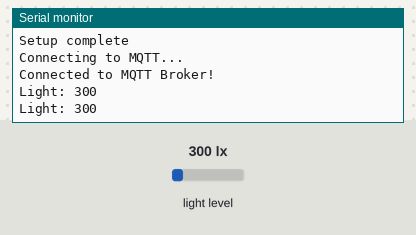
Simulated run of this sketch. Board: Arduino MKR. On the bench: the last lines printed to the serial monitor. The test bench sets the inputs (shaded band); at power-on: light level 300 lx. WiFi joins after 1.5 s; servers stay silent unless stated; random numbers use the default seed unless the sketch sets one; no MQTT or app messages arrive unless stated; not simulated (calls return 0 or success): secrets.h.

Above: at 3.7 s.
3.8 s: light level set to 23 lx
At 5.1 s:
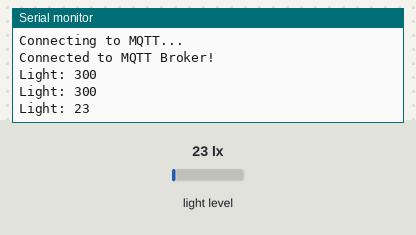
5.3 s: light level set to 18 lx
At 6.4 s:
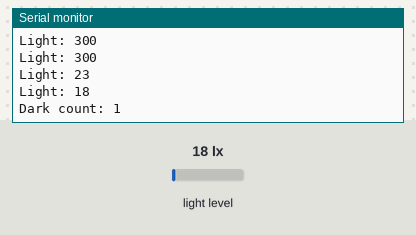
Timing chart, 0 to 8.3 s (numbered marks = the images above; inputs shaded):
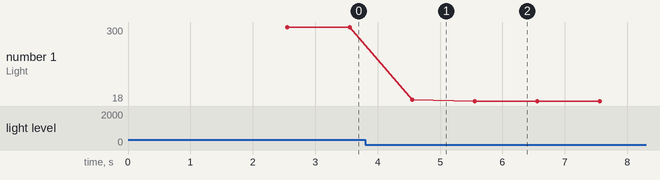

Measured:
- the behaviour switches between 21 and 20 lx on light level (found by bisection; images 1 and 2)
- after the input at 3.8 s, the serial monitor: prints a new line after 0.75 s (image 1)
- after the input at 5.3 s, the serial monitor: prints a new line after 0.25 s (image 2)
- plotted number 1: 300 → 23 after the input at 3.8 s, 23 → 18 after the input at 5.3 s

The sketch:

light_sensor_submission.ino
```cpp
#include <SPI.h>
#include <BH1750FVI.h>
#include <WiFiNINA.h>
#include <PubSubClient.h>
#include <WiFiSSLClient.h>
#include "secrets.h"

// MQTT Broker Credentials
#define MQTT_SERVER "bzdeakinsit210-68wmdo.a03.euc1.aws.hivemq.cloud"
#define MQTT_PORT 8883
#define MQTT_USER "hivemq.webclient.1742692564802"
#define MQTT_PASSWORD "$i7!:h0zrWyFwV3.P1JB"
#define MQTT_TOPIC "sensor/lighting"

// Creating luminosity variables
bool lum = false;
int dark_count = 0;

// Creating WiFi and MQTT client instances
WiFiSSLClient wifiClient;
PubSubClient mqttClient(wifiClient);

// Creating the Lightsensor instance
BH1750FVI LightSensor(BH1750FVI::k_DevModeContLowRes);

void setup() {
  Serial.begin(115200);
  delay(1000);

  Serial.println("Luminosity Test with WiFi and MQTT");

  // Connect to Wi-Fi
  Serial.print("Connecting to WiFi");
  WiFi.begin(WIFI_SSID, WIFI_PASSWORD);  // These should be defined in secrets.h

  while (WiFi.status() != WL_CONNECTED) {
    delay(500);
    Serial.print(".");
  }

  Serial.println("\nWiFi connected!");
  Serial.print("IP: ");
  Serial.println(WiFi.localIP());

  // Set MQTT Server
  mqttClient.setServer(MQTT_SERVER, MQTT_PORT);

  // Initialize light sensor
  LightSensor.begin();

  Serial.println("Setup complete");
}

void loop() {
  // Ensure MQTT connection
  if (!mqttClient.connected()) {
    connectMQTT();
  }
  mqttClient.loop();

  // Get light intensity reading
  uint16_t lux = LightSensor.GetLightIntensity();
  Serial.print("Light: ");
  Serial.println(lux);

  // Check if it's dark and increment counter if needed
  if (lux <= 20) {
    dark_count += 1;
    Serial.print("Dark count: ");
    Serial.println(dark_count);
  }
  else {
    dark_count = 0;
    lum = false;
  }

  // If it's been dark for 10 cycles (for testing, would be 7200 for 2 hours)
  if (dark_count > 10 && !lum) {
    lum = true;

    // Publish alert to MQTT
    Serial.println("Publishing darkness alert");
    if (mqttClient.publish(MQTT_TOPIC, "Darkness detected")) {
      Serial.println("Alert sent successfully");
    } else {
      Serial.println("Failed to send alert");
    }
  }

  delay(1000);
}

// Connect to MQTT Broker
void connectMQTT() {
  Serial.println("Connecting to MQTT...");

  // Create a simple client ID
  String clientId = "ArduinoNanoIoT-";
  clientId += String(random(0xffff), HEX);

  if (mqttClient.connect(clientId.c_str(), MQTT_USER, MQTT_PASSWORD)) {
    Serial.println("Connected to MQTT Broker!");
  } else {
    Serial.print("Failed to connect, error: ");
    Serial.println(mqttClient.state());
  }
}
```
